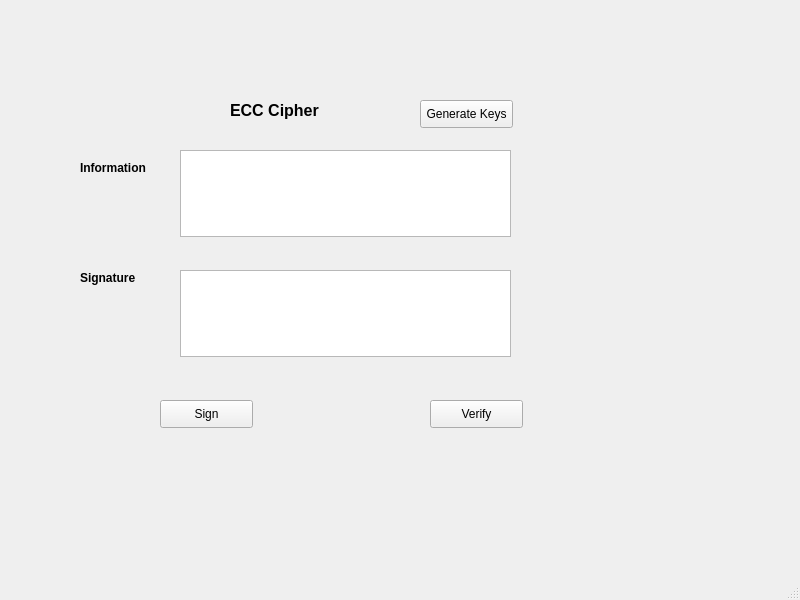
<?xml version="1.0" encoding="UTF-8"?>
<ui version="4.0">
 <class>MainWindow</class>
 <widget class="QMainWindow" name="MainWindow">
  <property name="geometry">
   <rect>
    <x>0</x>
    <y>0</y>
    <width>800</width>
    <height>600</height>
   </rect>
  </property>
  <property name="windowTitle">
   <string>MainWindow</string>
  </property>
  <widget class="QWidget" name="centralwidget">
   <widget class="QLabel" name="label">
    <property name="geometry">
     <rect>
      <x>230</x>
      <y>100</y>
      <width>121</width>
      <height>21</height>
     </rect>
    </property>
    <property name="font">
     <font>
      <pointsize>12</pointsize>
      <weight>75</weight>
      <bold>true</bold>
     </font>
    </property>
    <property name="text">
     <string>ECC Cipher</string>
    </property>
   </widget>
   <widget class="QLabel" name="label_2">
    <property name="geometry">
     <rect>
      <x>80</x>
      <y>160</y>
      <width>91</width>
      <height>16</height>
     </rect>
    </property>
    <property name="font">
     <font>
      <pointsize>9</pointsize>
      <weight>75</weight>
      <bold>true</bold>
     </font>
    </property>
    <property name="text">
     <string>Information</string>
    </property>
   </widget>
   <widget class="QLabel" name="label_3">
    <property name="geometry">
     <rect>
      <x>80</x>
      <y>270</y>
      <width>81</width>
      <height>16</height>
     </rect>
    </property>
    <property name="font">
     <font>
      <pointsize>9</pointsize>
      <weight>75</weight>
      <bold>true</bold>
     </font>
    </property>
    <property name="text">
     <string>Signature</string>
    </property>
   </widget>
   <widget class="QTextEdit" name="txt_info">
    <property name="geometry">
     <rect>
      <x>180</x>
      <y>150</y>
      <width>331</width>
      <height>87</height>
     </rect>
    </property>
   </widget>
   <widget class="QTextEdit" name="txt_sign">
    <property name="geometry">
     <rect>
      <x>180</x>
      <y>270</y>
      <width>331</width>
      <height>87</height>
     </rect>
    </property>
   </widget>
   <widget class="QPushButton" name="btn_gen_keys">
    <property name="geometry">
     <rect>
      <x>420</x>
      <y>100</y>
      <width>93</width>
      <height>28</height>
     </rect>
    </property>
    <property name="text">
     <string>Generate Keys</string>
    </property>
   </widget>
   <widget class="QPushButton" name="btn_sign">
    <property name="geometry">
     <rect>
      <x>160</x>
      <y>400</y>
      <width>93</width>
      <height>28</height>
     </rect>
    </property>
    <property name="text">
     <string>Sign</string>
    </property>
   </widget>
   <widget class="QPushButton" name="btn_verify">
    <property name="geometry">
     <rect>
      <x>430</x>
      <y>400</y>
      <width>93</width>
      <height>28</height>
     </rect>
    </property>
    <property name="text">
     <string>Verify</string>
    </property>
   </widget>
  </widget>
  <widget class="QMenuBar" name="menubar">
   <property name="geometry">
    <rect>
     <x>0</x>
     <y>0</y>
     <width>800</width>
     <height>26</height>
    </rect>
   </property>
  </widget>
  <widget class="QStatusBar" name="statusbar"/>
 </widget>
 <resources/>
 <connections/>
</ui>
